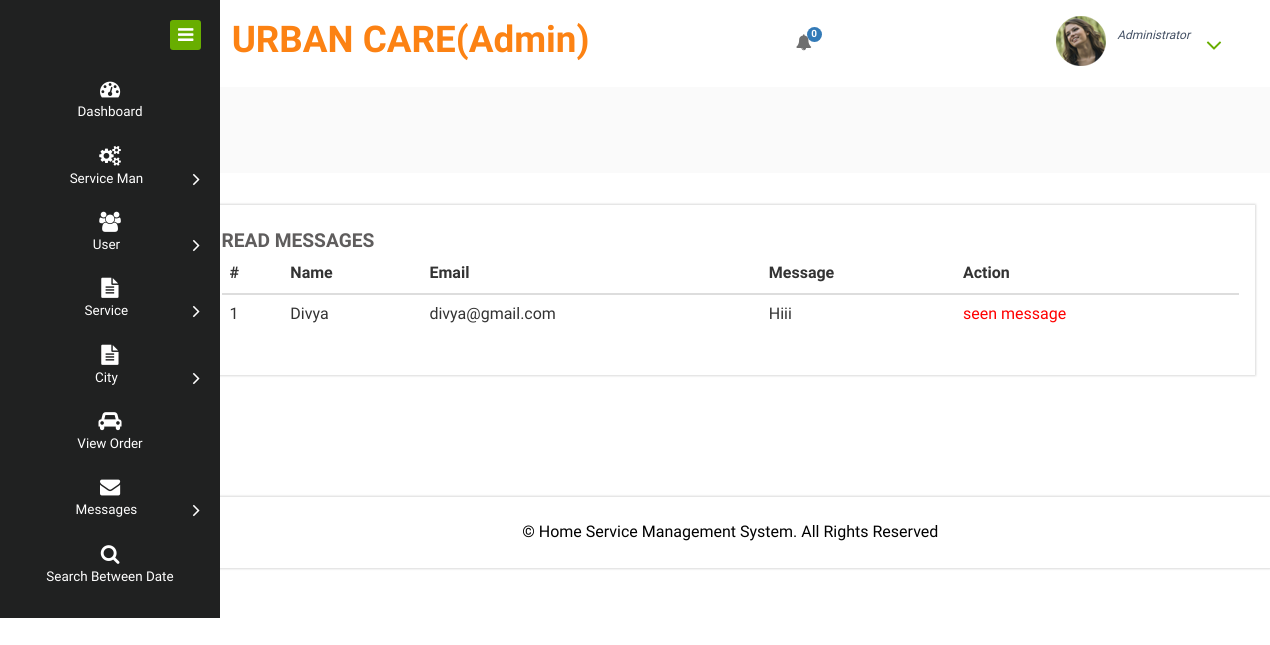
/read_message, run on the app's committed database.
### home_service/models.py (models this page shows, shortened)
class Contact(models.Model):
    status = models.ForeignKey(Status,on_delete=models.CASCADE,null=True)
    name = models.CharField(max_length=100, null=True)
    message1 = models.CharField(max_length=200, null=True)
    email = models.EmailField(null=True)

### home_service/views.py (the view)
# urls.py: path('read_message',read_message,name="read_message"),
def read_message(request):
    dic = notification()
    sta = Status.objects.get(status='read')
    pro1 = Contact.objects.filter(status=sta)
    d = {'ser':pro1,'new': dic['new'], 'count': dic['count']}
    return render(request,'read_message.html',d)

### home_service/views.py (called while the page is built)
def notification():
    status = Status.objects.get(status='pending')
    new = Service_Man.objects.filter(status=status)
    count=0
    for i in new:
        count+=1
    d = {'count':count,'new':new}
    return d

### home_service/templates/read_message.html
{% extends 'admin_navigation.html' %}
{% load static %}{% block body %}
<div class="chit-chat-layer1">
	<div class="col-md-12 chit-chat-layer1-left">
               <div class="work-progres">
                            <div class="chit-chat-heading">
                                  Read Messages
                            </div>
                            <div class="table-responsive">
                                <table class="table table-hover">
                                  <thead>
                                    <tr>
                                      <th>#</th>
                                      <th>Name</th>
                                      <th>Email</th>
                                      <th>Message</th>
                                      <th>Action</th>
                                  </tr>
                              </thead>
                              <tbody>
                              {% for i in ser %}
                                <tr>
                                  <td>{{forloop.counter}}</td>
                                  <td>{{i.name}}</td>
                                  <td>{{i.email}}</td>
                                  <td>{{i.message1}}</td>
                                  <td style="color:red">seen message</td>
                              </tr>
                              {% endfor %}
                          </tbody>
                      </table>
                  </div>
             </div>
      </div>
</div>
{% endblock %}

### data on the page
Contact: name "Divya", email "divya@gmail.com", message1 "Hiii"

### other printed values
{{ count }} "0"
